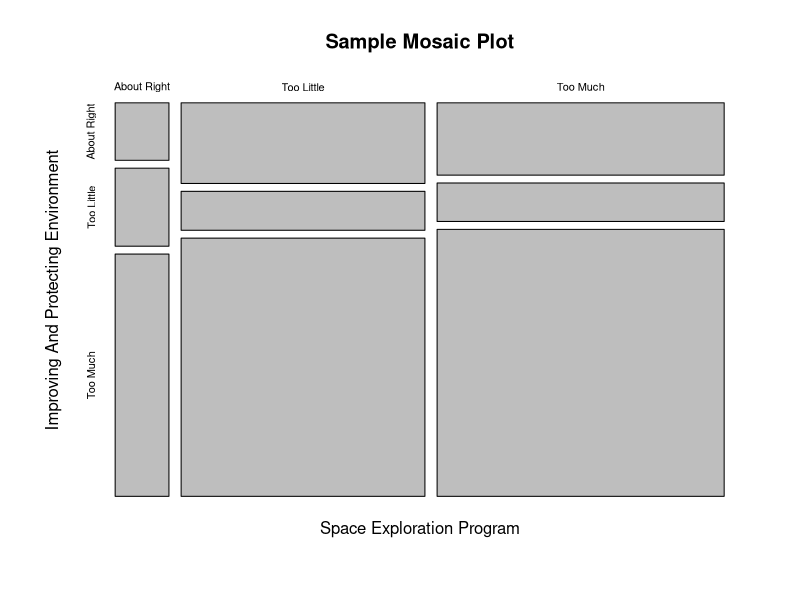

This figure's R source:
## ---- chunk 1
factors <- c("About Right","Too Little","Too Much")
space <- vector(mode = "character", length = 1000)
env <- vector(mode = "character", length = 1000)

for (i in 1:1000) {
        space[i] <- sample(factors,size=1,prob=c(.1,.4,.5),replace=TRUE)
        env[i] <- sample(factors,size=1,prob=c(.2,.1,.7),replace=TRUE)
}

df <- data.frame(cbind(space,env),stringsAsFactors = TRUE)
dft <- table(df[,2],df[,1])
pval <- summary(dft)$p.value
mosaicplot(df[,1] ~ df[,2],main="Sample Mosaic Plot",
           xlab="Space Exploration Program",
           ylab="Improving And Protecting Environment")
## ---- chunk 2
prop.table(dft) * 100
summary(dft)
print("Null Hypothesis: These two variables are independent.")
print("Alternative Hypothesis: These two variables are not independent.")
if (pval >= 0.05) {print("Based on the observed p-value we cannot reject the null hypothesis.")}
if (pval < 0.05) {print("Based on the observed p-value we must reject the null hypothesis.")}
